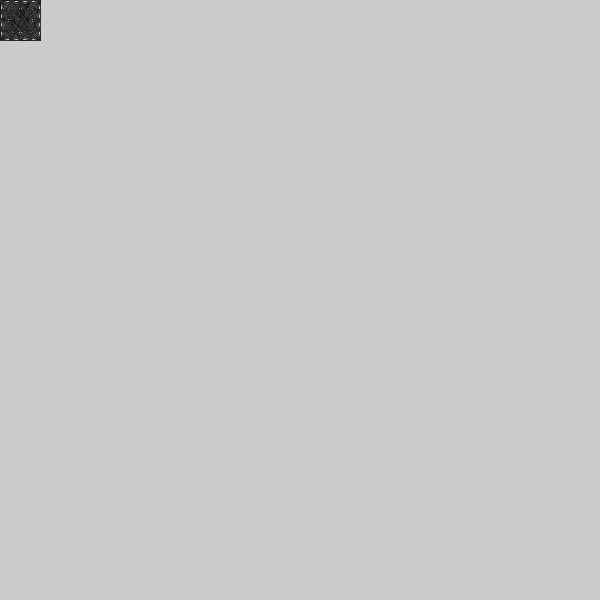
Frame 1 (no input)
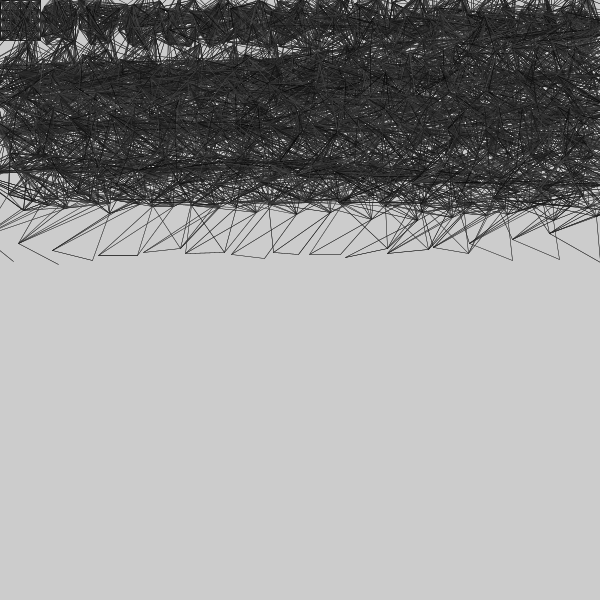
Frame 60 (the mouse pressed at the canvas centre just before this capture)
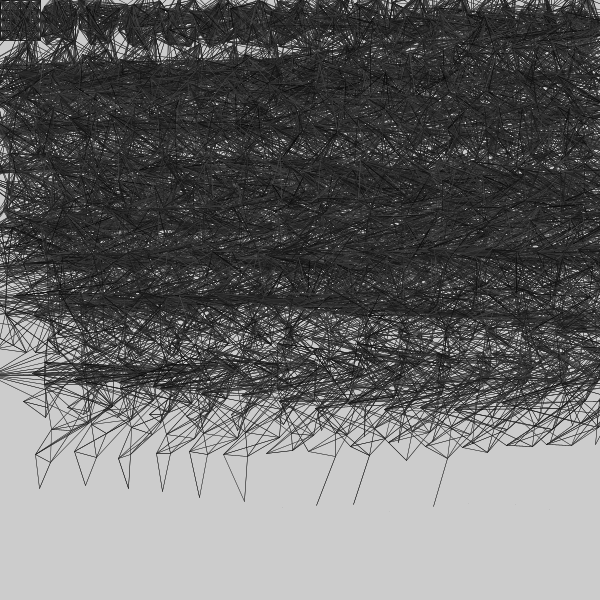
Frame 120 (the mouse held since frame 60 and released just before this capture)

The Processing sketch that drew these frames (run headless with seeded random() and noise(); from frame 60 on, the mouse is pressed at the canvas centre):

// Processing sketch: lineslines
// ── lineslines.pde
ArrayList<PVector> points = new ArrayList<>();

void setup(){
  size(600,600);
  strokeWeight(0.4);
  int i = 0, j = 0;
  while(j < 50){
    points.add(new PVector(i,j));
    i += 10;
    if(i == 50){
      i = 0;
      j += 10;
    }
  }
}
void draw(){
  //background(255);
  for(PVector point: points){
    for(PVector other: points){
      //println((PVector.angleBetween(point,other)));
      if(abs(point.y - other.y) > 50) continue;
      stroke(random(0,80));
      line(point.x,point.y,other.x,other.y);
    }
  }
  for(PVector point: points){
    point.x += 40;
    point.x += random(-7,7);
    point.y += random(-7,7);
  }
  if(points.get(0).x > width){
    for(PVector point: points){
      point.x -= width;
      point.y += 50;
    }
  }
  
}
